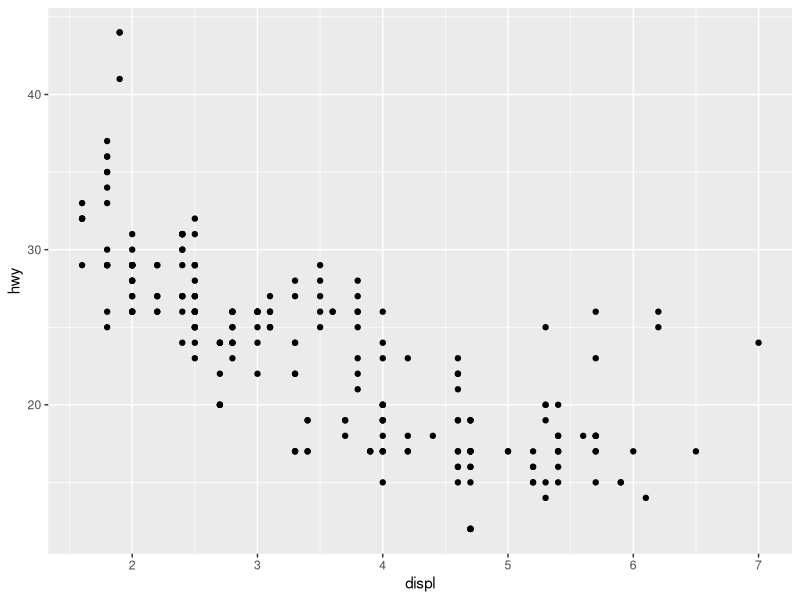
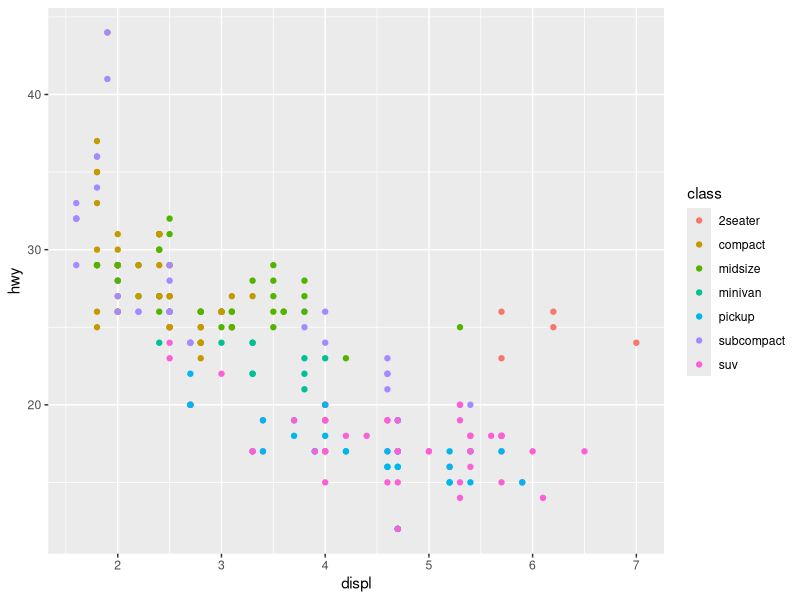
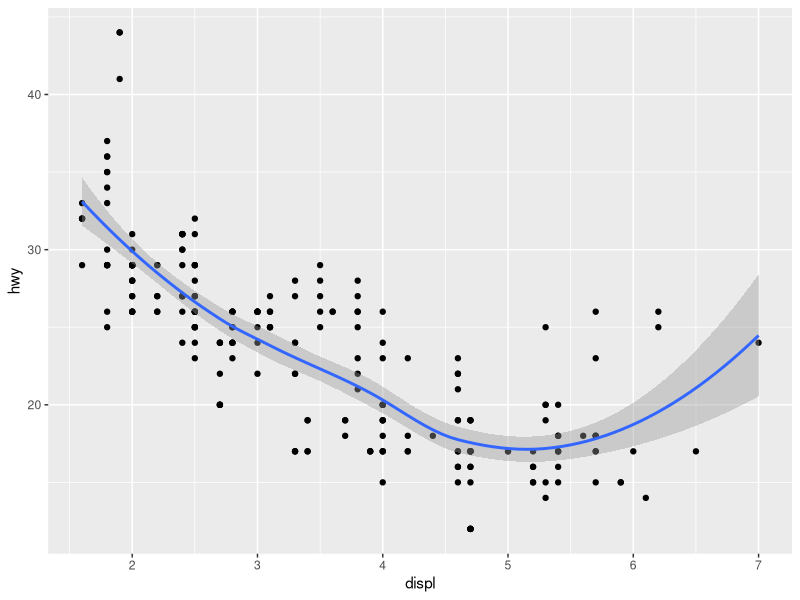
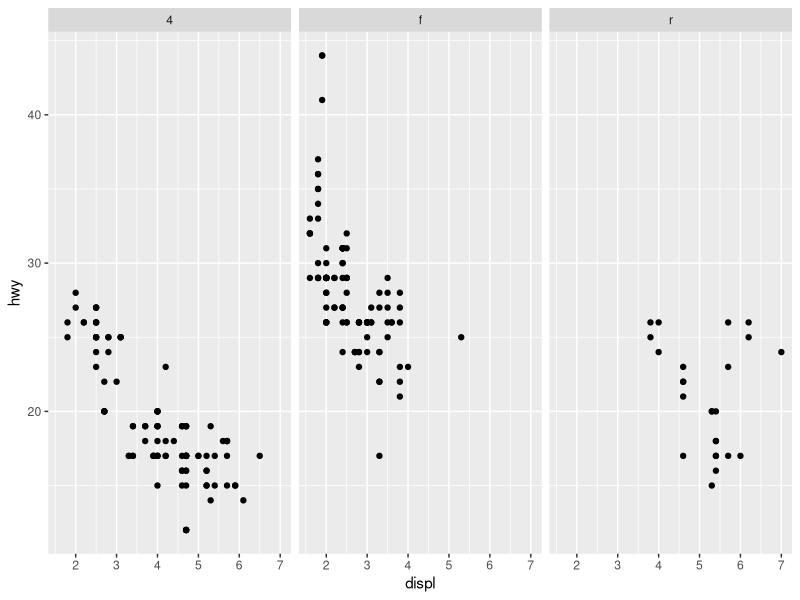
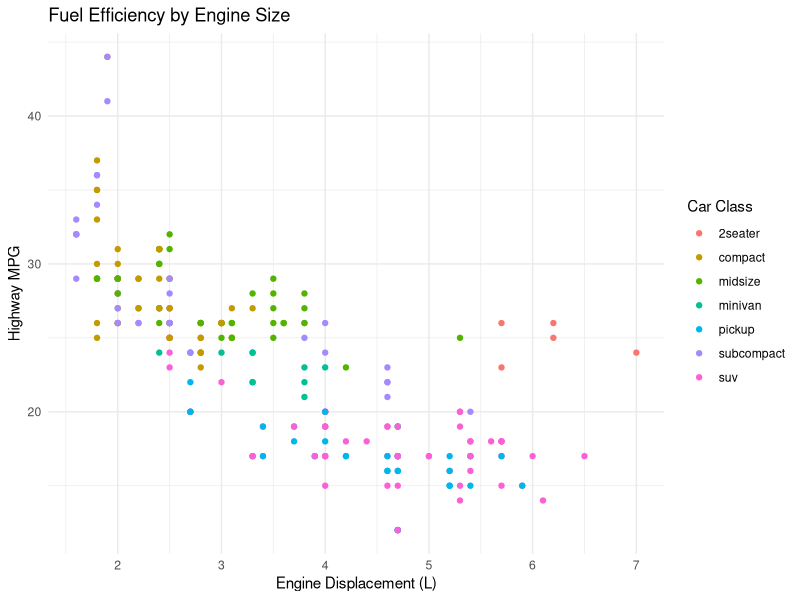

R code for these plots, in order:
## ---- chunk 1
library(tidyverse)

ggplot(data = mpg) +
  geom_point(mapping = aes(x = displ, y = hwy))
## ---- chunk 2
ggplot(data = mpg) +
  geom_point(mapping = aes(x = displ, y = hwy, color = class))
## ---- chunk 3
ggplot(data = mpg) +
  geom_point(mapping = aes(x = displ, y = hwy)) +
  geom_smooth(mapping = aes(x = displ, y = hwy))
## ---- chunk 4
ggplot(data = mpg) +
  geom_point(mapping = aes(x = displ, y = hwy)) +
  facet_wrap(~ drv)
## ---- chunk 5
ggplot(data = mpg) +
  geom_point(mapping = aes(x = displ, y = hwy, color = class)) +
  labs(
    title = "Fuel Efficiency by Engine Size",
    x = "Engine Displacement (L)",
    y = "Highway MPG",
    color = "Car Class"
  ) +
  theme_minimal()
